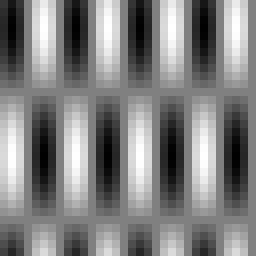
%> input picture [Sem4]/Systemy Wizyjne/LAB10.Dwuwymiarowa transformata Fouriera/obrazki/dwieFale.bmp, 32 x 32 px (shown 8 times larger)
$ octave dwuwymiarowa_transformata_fouriera.m   (GNU Octave 9; MATLAB toolbox functions it lacks are replaced by stand-ins)
%> lines starting %> are read from the running program, lines starting %| are printed output that depends on the picture
%> further down, dwieFale is the input picture: size 32x32 uint8; min 1, max 255, mean 128
### [Sem4]/Systemy Wizyjne/LAB10.Dwuwymiarowa transformata Fouriera/FourierTransform2d.m
function [ Amp Ph] = FourierTransform2d( image )
%UNTITLED3 Summary of this function goes here
%   Detailed explanation goes here
imageF = fft2(image);
imageF = fftshift(imageF);

Amp = abs(imageF);
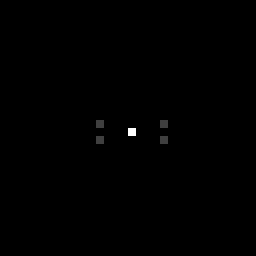
%> Amp: size 32x32 double (shown 8 times larger); min 0, max 131078, mean 259.5; drawn with min black and max white
Amp = log10(Amp+1);
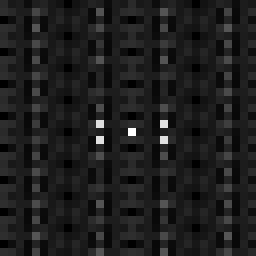
%> Amp: size 32x32 double (shown 8 times larger); min 0, max 5.12, mean 0.6; drawn with min black and max white

Ph = angle(imageF.*(Amp>0.0001));
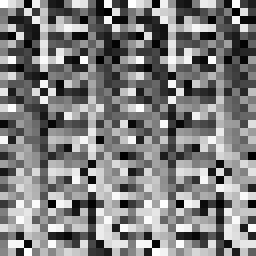
%> Ph: size 32x32 double (shown 8 times larger); min -3.14, max 3.14, mean 0.00614; drawn with min black and max white
end

### [Sem4]/Systemy Wizyjne/LAB10.Dwuwymiarowa transformata Fouriera/fftColsfftRows.m
function [ Amp Ph ] = fftColsfftRows( image )
%UNTITLED4 Summary of this function goes here
%   Detailed explanation goes here
F1= fft(image,[],2);
F2=fft(F1,[],1);
F2 = fftshift(F2);


Amp = abs(F2);
Amp = log10(Amp+1);

Ph = angle(F2.*(Amp>0.0001));


end

### [Sem4]/Systemy Wizyjne/LAB10.Dwuwymiarowa transformata Fouriera/fftRowsfftCols.m
function [ Amp Ph ] = fftRowsfftCols( image )
%UNTITLED4 Summary of this function goes here
%   Detailed explanation goes here
F1= fft(image,[],1);
F2=fft(F1,[],2);
F2 = fftshift(F2);

Amp = abs(F2);
Amp = log10(Amp+1);

Ph = angle(F2.*(Amp>0.0001));


end

### [Sem4]/Systemy Wizyjne/LAB10.Dwuwymiarowa transformata Fouriera/dwuwymiarowa_transformata_fouriera.m
close all; clear all;

dwieFale = imread('obrazki/dwieFale.bmp');

[A P] = FourierTransform2d(dwieFale);
[Arc Prc] = fftColsfftRows(dwieFale);
[Acr Pcr] = fftRowsfftCols(dwieFale);


figure('name', 'Matlab Fourier')
subplot(3,1,1)
imshow(dwieFale,[]);
title('Input img');
subplot(3,1,2)
imshow(A,[]);
title('Amplituda');
subplot(3,1,3)
imshow(P,[]);
title('Faza');

figure('name', ' Fourier Rows->Cols')
subplot(3,1,1)
imshow(dwieFale,[]);
title('Input img');
subplot(3,1,2)
imshow(Arc,[]);
title('Amplituda rc');
subplot(3,1,3)
imshow(Prc,[]);
title('Faza rc');

figure('name', 'Fourier cols->rows')
subplot(3,1,1)
imshow(dwieFale,[]);
title('Input img');
subplot(3,1,2)
imshow(Acr,[]);
title('Amplituda cr');
subplot(3,1,3)
imshow(Pcr,[]);
title('Faza cr');

figure('name', ' Pokaz roznice amplitud')
subplot(3,1,1)
imshow(A-Arc)
title('Amplituda matlaba - amplituda row->cols')
subplot(3,1,2)
imshow(A-Acr)
title('Amplituda matlaba - amplituda cols->row')
subplot(3,1,3)
imshow(Acr-Arc)
title('amplituda cols->row - amplituda row->cols')


figure('name', ' Pokaz roznice faz')
subplot(3,1,1)
imshow(P-Prc)
title('Faza matlaba - Faza row->cols')
subplot(3,1,2)
imshow(P-Pcr)
title('Faza matlaba - Faza cols->row')
subplot(3,1,3)
imshow(Pcr-Prc)
title('Faza cols->row - Faza row->cols')


%%%%% Transformata 2d jest z³o¿eniem transformat 1d, jednak z powodu
% bledów numerycznych s¹ "niewielkie" róznice
